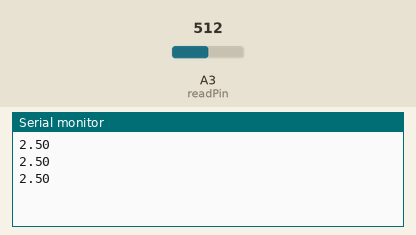
Bench run of a sketch on a simulated Arduino Uno, built with avr-gcc and run on an emulated ATmega328P. Parts: the last lines printed to the serial monitor. The test bench sets the inputs (shaded band); at power-on: A3 (readPin) = 512.

Above: at 1.3 s.
1.4 s: A3 (readPin) set to 716
At 1.9 s:
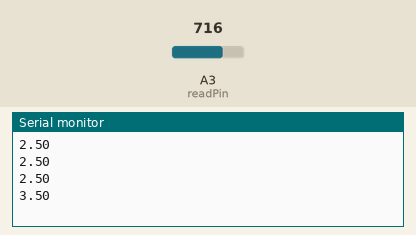
2.9 s: A3 (readPin) set to 900
At 3.4 s:
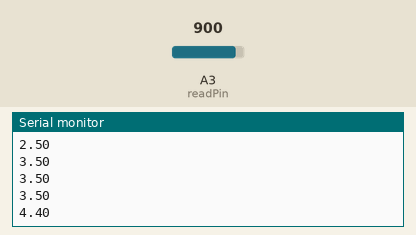
Timing chart, 0 to 5.9 s (numbered marks = the images above; inputs shaded):
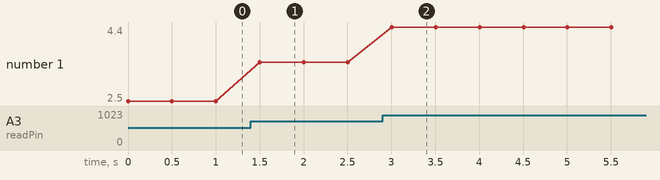

The sketch:

analog_read.ino
```cpp
int readPin = A3;
int readValue;
float V2 = 0;
int time = 500;

void setup() {
  pinMode(readPin, INPUT);
  Serial.begin(9600);
}

void loop() {
  readValue = analogRead(readPin);
  V2 = (5./1023) * readValue;
  Serial.println(V2);
  delay(time);
}
```

Measured:
- after the input at 1.4 s, the serial monitor: prints a new line after 0.10 s (image 1)
- after the input at 2.9 s, the serial monitor: prints a new line after 0.10 s (image 2)
- plotted number 1: 2.5 → 3.5 after the input at 1.4 s, 3.5 → 4.4 after the input at 2.9 s
